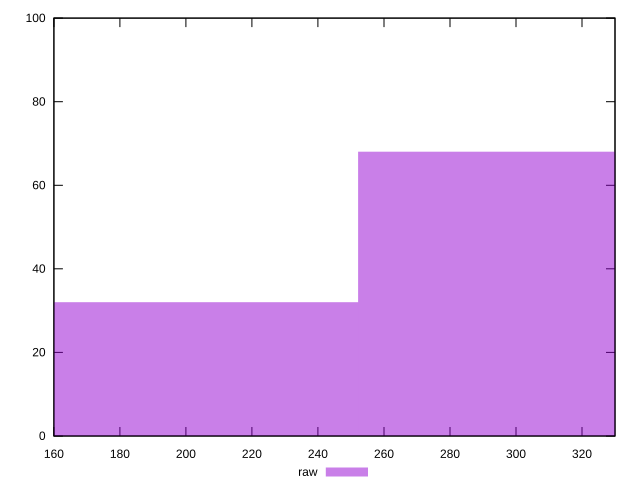

Source code (gnuplot):
reset

$raw <<EOF
336.2223398159593 68
168.11116990797964 32
EOF

set key outside below
set boxwidth 168.11116990797964
set xrange [160:330]
set yrange [0:100]
set trange [0:100]
set style fill transparent solid 0.5 noborder
set terminal svg size 640, 490 enhanced background rgb 'white'
set output "report_00007_2020-12-11T15:55:29.892Z/uses-http2/samples/pages+cached+noexternal+noimg/raw/histogram.svg"

plot $raw title "raw" with boxes

reset
